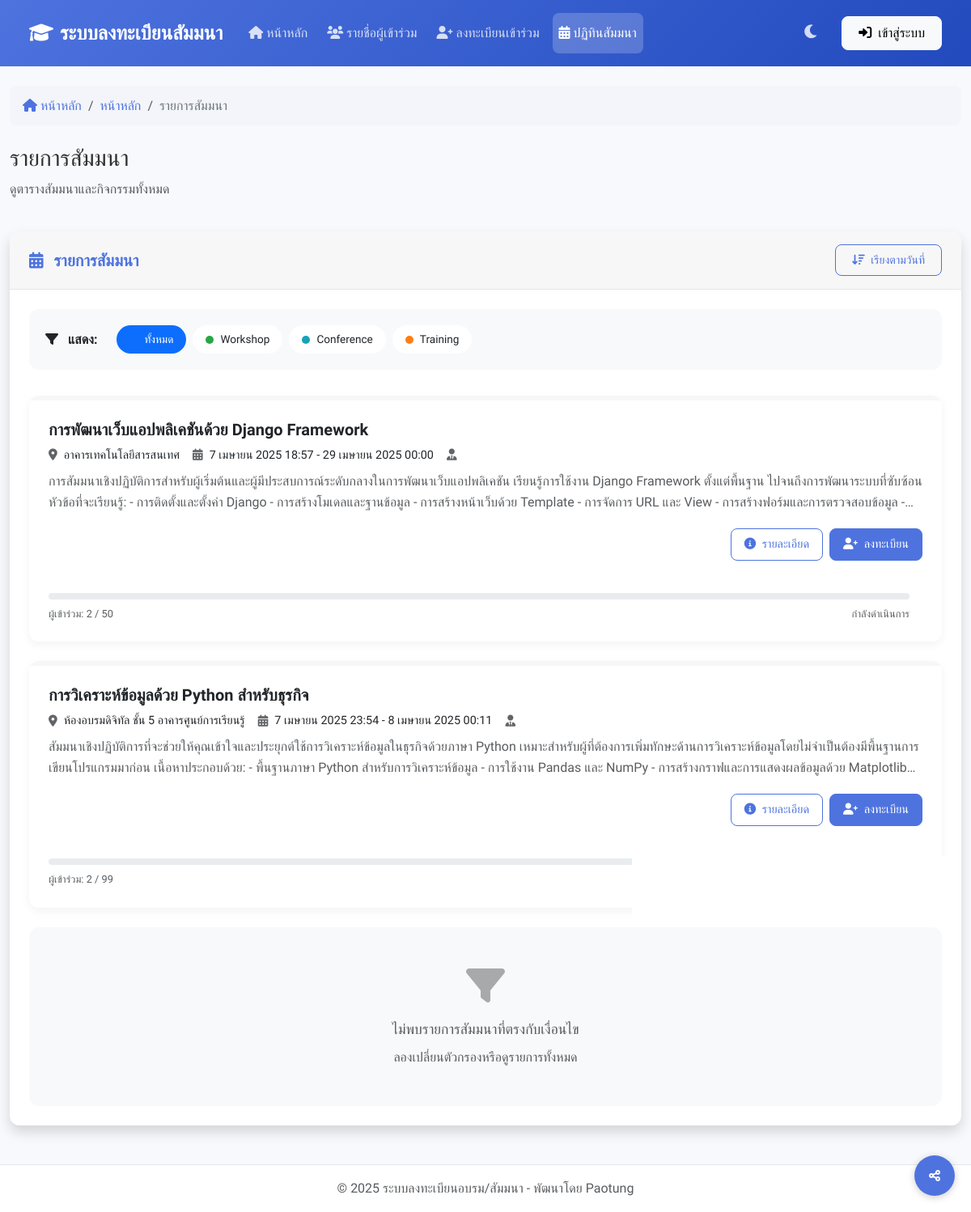
Screenshot of /calendar/ with the database file from the repository.
### myapp/models.py (models this page shows, shortened)
class SeminarTopic(models.Model):
    name = models.CharField(max_length=200, unique=True)
    description = models.TextField(blank=True)
    start_date = models.DateTimeField()
    end_date = models.DateTimeField()
    max_participants = models.PositiveIntegerField(default=50)
    location = models.CharField(max_length=255)
    class Meta:
        ordering = ['-start_date']
    def get_participant_count(self):
        return self.participants.count()

### myapp/views.py (the view, shortened to what this page needs)
# urls.py: path('calendar/', views.seminar_calendar, name='seminar_calendar'),
def seminar_calendar(request):
    seminars = SeminarTopic.objects.all().annotate(
        participant_count=Count('participants')
    )
    for seminar in seminars:
        if not hasattr(seminar, 'get_color'):
            seminar.get_color = '#4e73df'  # สีเริ่มต้น
        if not hasattr(seminar, 'get_status_display'):
            current_time = timezone.now()
            if current_time < seminar.start_date:
                seminar.get_status_display = _('กำลังเปิดรับสมัคร')
            elif current_time > seminar.end_date:
                seminar.get_status_display = _('สิ้นสุดการสัมมนาแล้ว')
            else:
                seminar.get_status_display = _('กำลังดำเนินการ')
    context = {
        'seminars': seminars,
    }
    return render(request, 'myapp/seminar_calendar.html', context)

### myapp/templates/myapp/seminar_calendar.html (shortened to what this page needs)
{% extends 'myapp/base.html' %}
{% load static %}
{% block breadcrumb_items %}
<li class="breadcrumb-item"><a href="{% url 'home' %}">หน้าหลัก</a></li>
<li class="breadcrumb-item active" aria-current="page">รายการสัมมนา</li>
{% endblock %}
{% block page_title %}รายการสัมมนา{% endblock %}
{% block page_subtitle %}ดูตารางสัมมนาและกิจกรรมทั้งหมด{% endblock %}
{% block content %}
<div class="card shadow border-0 mb-4">
    <div class="card-header d-flex justify-content-between align-items-center py-3">
        <h5 class="mb-0 text-primary fw-bold">
            <i class="fas fa-calendar-alt me-2"></i> รายการสัมมนา
        </h5>
        <div class="d-flex gap-2">
            <a href="#" class="btn btn-sm btn-outline-primary" id="sort-date">
                <i class="fas fa-sort-amount-down me-1"></i> เรียงตามวันที่
            </a>
        </div>
    </div>
    <div class="card-body p-4">
        <div class="filter-section">
            <div class="filter-title">
                <i class="fas fa-filter me-2"></i> แสดง:
            </div>
            <div class="filter-chips">
                <button class="filter-chip active" data-filter="all">
                    <span class="dot dot-all"></span> ทั้งหมด
                </button>
                <button class="filter-chip" data-filter="workshop">
                    <span class="dot dot-workshop"></span> Workshop
                </button>
                <button class="filter-chip" data-filter="conference">
                    <span class="dot dot-conference"></span> Conference
                </button>
                <button class="filter-chip" data-filter="training">
                    <span class="dot dot-training"></span> Training
                </button>
            </div>
        </div>
        <div id="seminars-container">
            {% if seminars %}
                {% for seminar in seminars %}
                <div class="seminar-card card {{ seminar.category }}" data-category="{{ seminar.category }}">
                    <div class="card-header"></div>
                    <div class="card-body">
                        <h5 class="seminar-title">{{ seminar.name }}</h5>
                        <div class="seminar-meta">
                            <div class="seminar-meta-item">
                                <i class="fas fa-map-marker-alt"></i>
                                <span>{{ seminar.location }}</span>
                            </div>
                            <div class="seminar-meta-item">
                                <i class="fas fa-calendar-alt"></i>
                                <span>{{ seminar.start_date|date:"j F Y H:i" }} - {{ seminar.end_date|date:"j F Y H:i" }}</span>
                            </div>
                            <div class="seminar-meta-item">
                                <i class="fas fa-user-tie"></i>
                            </div>
                        </div>
                        <div class="seminar-description">
                            {{ seminar.description|truncatewords:30 }}
                        </div>
                        <div class="d-flex justify-content-end">
                            <a href="{% url 'seminar_detail' seminar.id %}" class="btn btn-outline-primary btn-seminar-action">
                                <i class="fas fa-info-circle me-1"></i> รายละเอียด
                            </a>
                            <a href="{% url 'participant_create' %}?seminar={{ seminar.id }}" class="btn btn-primary btn-seminar-action ms-2">
                                <i class="fas fa-user-plus me-1"></i> ลงทะเบียน
                            </a>
                        </div>
                        <div class="registration-info">
                            <div class="seminar-progress">
                                <div class="progress">
                                </div>
                                <div class="progress-info">
                                    <span>ผู้เข้าร่วม: {{ seminar.get_participant_count }} / {{ seminar.max_participants }}</span>
                                    <span>{{ seminar.get_status_display }}</span>
                                </div>
                            </div>
                        </div>
                    </div>
                </div>
                {% endfor %}
            {% else %}
                <div class="empty-state">
                    <i class="fas fa-calendar-times"></i>
                    <p>ไม่พบรายการสัมมนาในขณะนี้</p>
                    <span class="text-muted">โปรดตรวจสอบอีกครั้งในภายหลัง</span>
                </div>
            {% endif %}
        </div>
    </div>
</div>
{% endblock %}

### myapp/templates/myapp/base.html (style rules this page uses)
:root { --primary-color: #4e73df; --primary-dark: #2653d4; --primary-light: #6f8be8; --secondary-color: #6c757d; --success-color: #1cc88a; --success-dark: #13a673; --info-color: #36b9cc; --warning-color: #f6c23e; --danger-color: #e74a3b; --light-color: #f8f9fc; --dark-color: #5a5c69; --body-bg: #f8f9fc; --body-color: #333; --card-bg: #fff; --card-border: #e3e6f0; --card-shadow: 0 0.15rem 1.75rem 0 rgba(58, 59, 69, 0.1); --navbar-bg: linear-gradient(135deg, #4e73df 0%, #224abe 100%); --navbar-color: #fff; --input-bg: #fff; --input-color: #6e707e; --input-border: #d1d3e2; --table-header-bg: #f8f9fc; --table-border: #e3e6f0; --table-hover: #f3f5fa; --timeline-bg: #e3e6f0; --breadcrumb-bg: #f3f5fa; --footer-bg: #fff; --spacing-xs: 0.25rem; --spacing-sm: 0.5rem; --spacing-md: 1rem; --spacing-lg: 1.5rem; --spacing-xl: 2rem; --spacing-xxl: 3rem; }
body { font-family: 'Prompt', sans-serif; background-color: var(--body-bg); color: var(--body-color); line-height: 1.6; transition: background-color 0.3s ease, color 0.3s ease; }
h1, h2, h3, h4, h5, h6 { font-weight: 600; margin-bottom: 1rem; color: var(--body-color); }
.text-primary { color: var(--primary-color) !important; }
a { color: var(--primary-color); text-decoration: none; transition: color 0.2s; }
.card { background-color: var(--card-bg); border: 1px solid var(--card-border); border-radius: 0.75rem; overflow: hidden; box-shadow: var(--card-shadow); transition: transform 0.3s ease, box-shadow 0.3s ease, background-color 0.3s ease; margin-bottom: var(--spacing-lg); }
.card-header { background-color: rgba(0, 0, 0, 0.03); border-bottom: 1px solid var(--card-border); font-weight: 600; padding: var(--spacing-md) var(--spacing-lg); }
.card-body { padding: var(--spacing-lg); }
.seminar-card { border-top: 4px solid var(--primary-color); transition: all 0.35s ease; }
.btn { border-radius: 0.5rem; font-weight: 500; padding: 0.5rem 1.25rem; transition: all 0.3s ease; position: relative; overflow: hidden; }
.btn::after { content: ''; position: absolute; top: 50%; left: 50%; width: 0; height: 0; background-color: rgba(255, 255, 255, 0.2); border-radius: 50%; transform: translate(-50%, -50%); transition: width 0.4s ease, height 0.4s ease; }
.btn-primary { background-color: var(--primary-color); border-color: var(--primary-color); }
.btn-outline-primary { border-color: var(--primary-color); color: var(--primary-color); }
.gap-2 { gap: 0.75rem !important; }
.breadcrumb-item a { color: var(--primary-color); text-decoration: none; }
.breadcrumb-item.active { color: var(--secondary-color); }

### rows the page displays
SeminarTopic: name "การพัฒนาเว็บแอปพลิเคชันด้วย Django Framework", location "อาคารเทคโนโลยีสารสนเทศ", start_date "7 เมษายน 2025 18:57", end_date "29 เมษายน 2025 00:00", description "การสัมมนาเชิงปฏิบัติการสำหรับผู้เริ่มต้นและผู้มีประสบการณ์ระดับกลางในการพัฒนาเว็บแอปพลิเคชัน เรียนรู้การใช้งาน Django Framework ตั้งแต่พื้นฐาน ไปจนถึงการพัฒนาระบบที่ซับซ้อน หัวข้อที่จะเรียนรู้: - การติดตั้งและตั้งค่า Django - การสร้างโมเดลและฐานข้อมูล - การสร้างหน้าเว็บด้วย Template - การจัดการ URL และ View - การสร้างฟอร์มและการตรวจสอบข้อมูล…", get_participant_count "2", max_participants "50", status "กำลังดำเนินการ"
SeminarTopic: name "การวิเคราะห์ข้อมูลด้วย Python สำหรับธุรกิจ", location "ห้องอบรมดิจิทัล ชั้น 5 อาคารศูนย์การเรียนรู้", start_date "7 เมษายน 2025 23:54", end_date "8 เมษายน 2025 00:11", description "สัมมนาเชิงปฏิบัติการที่จะช่วยให้คุณเข้าใจและประยุกต์ใช้การวิเคราะห์ข้อมูลในธุรกิจด้วยภาษา Python เหมาะสำหรับผู้ที่ต้องการเพิ่มทักษะด้านการวิเคราะห์ข้อมูลโดยไม่จำเป็นต้องมีพื้นฐานการเขียนโปรแกรมมาก่อน เนื้อหาประกอบด้วย: - พื้นฐานภาษา Python สำหรับการวิเคราะห์ข้อมูล - การใช้งาน Pandas และ NumPy - การสร้างกราฟและการแสดงผลข้อมูลด้วย…", get_participant_count "2", max_participants "99"
